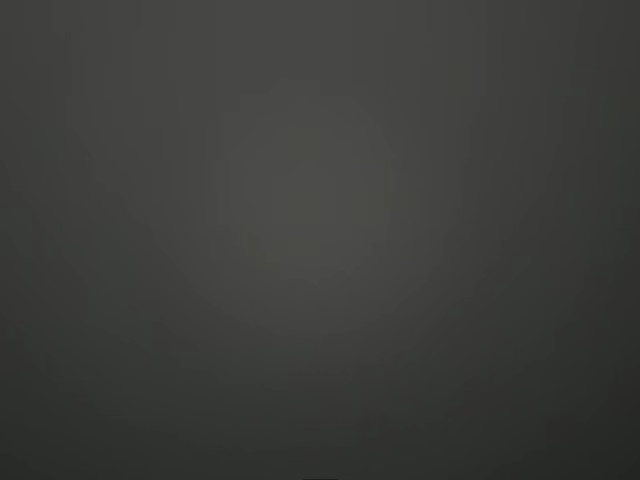
#> input picture recordings/frames_20260228_165713/frame_000000.jpg, 640 x 480 px
$ python extract_cloud_features.py
#> lines starting #> are read from the running program, lines starting #| are printed output that depends on the picture
### src/segmentation.py
import cv2
import numpy as np

def segment_clouds_bgr(frame_bgr: np.ndarray):
    """
    Cloud segmentation using HSV heuristics.

    Returns:
      cloud_mask: uint8 image (0 or 255), 255 = cloud
      info: dict with cloud_coverage and thresholds
    """
    hsv = cv2.cvtColor(frame_bgr, cv2.COLOR_BGR2HSV)
    h, s, v = cv2.split(hsv)

    # Tunable thresholds
    V_MIN = 150   # brightness min for clouds
    S_MAX = 90    # saturation max for clouds (clouds are low saturation)
    SUN_V = 245   # treat near-white glare as "invalid"

    sun_glare = (v >= SUN_V)
    cloud = (v >= V_MIN) & (s <= S_MAX) & (~sun_glare)

    cloud_mask = (cloud.astype(np.uint8) * 255)

    # Clean up speckle + fill holes
    kernel = cv2.getStructuringElement(cv2.MORPH_ELLIPSE, (7, 7))
    cloud_mask = cv2.morphologyEx(cloud_mask, cv2.MORPH_OPEN, kernel, iterations=1)
    cloud_mask = cv2.morphologyEx(cloud_mask, cv2.MORPH_CLOSE, kernel, iterations=2)

    # Coverage excluding glare pixels
    valid = np.count_nonzero(~sun_glare)
    cloud_px = np.count_nonzero((cloud_mask == 255) & (~sun_glare))
    coverage = (cloud_px / valid) if valid > 0 else 0.0

    info = {
        "cloud_coverage": float(coverage),
        "V_MIN": V_MIN,
        "S_MAX": S_MAX,
        "SUN_V": SUN_V,
    }
    return cloud_mask, info


# [14 lines left out: function overlay_mask, not called in this run]

### src/extract_cloud_features.py
import argparse
import glob
import os
import csv
from pathlib import Path

import cv2
import numpy as np

from segmentation import segment_clouds_bgr


def count_frames(frames_dir: Path) -> int:
    pats = ["frame_*.jpg", "frame_*.jpeg", "frame_*.png"]
    return sum(len(glob.glob(str(frames_dir / p))) for p in pats)


def find_best_frames_dir(record_dir: Path) -> Path:
    folders = [Path(p) for p in glob.glob(str(record_dir / "frames_*"))]
    if not folders:
        raise RuntimeError(f"No frames_* folders found in {record_dir}. Run collect_video.py first.")

    scored = [(count_frames(d), d) for d in folders]
    scored.sort(key=lambda x: (x[0], x[1].name), reverse=True)

    # Print top candidates so you can SEE what's happening
    print("Top frames folders by frame count:")
    for n, d in scored[:8]:
        print(f"  {n:4d}  {d}")

    best_n, best_d = scored[0]
    if best_n == 0:
        raise RuntimeError("Found frames_* folders but none contain frame_*.jpg/jpeg/png. Check collect_video.py saving.")
    return best_d


def list_frame_files(frames_dir: Path):
    frames = []
    for ext in ("jpg", "jpeg", "png"):
        frames.extend(glob.glob(str(frames_dir / f"frame_*.{ext}")))
    frames.sort()
    return frames


def main(frames_dir: Path, fps: float, out_csv: Path, max_frames: int | None):
#> called with fps = 10
    frames = list_frame_files(frames_dir)
    print("Using frames from:", frames_dir)
    print("Frames found:", len(frames))
    if not frames:
        raise RuntimeError(f"No frame files found in {frames_dir}")

    if max_frames is not None:
        frames = frames[:max_frames]

    out_csv.parent.mkdir(parents=True, exist_ok=True)
    print("Writing:", out_csv)

    with open(out_csv, "w", newline="") as f:
        w = csv.writer(f)
        w.writerow(["frame_id", "t_sec", "cloud_coverage", "mean_gray", "std_gray"])

        for idx, p in enumerate(frames):
            frame = cv2.imread(p)
#> frame is the input picture: shape (480, 640, 3); mean B, G, R 58.4, 60.8, 60.1
            if frame is None:
                continue

            gray = cv2.cvtColor(frame, cv2.COLOR_BGR2GRAY)
            mean_gray = float(np.mean(gray))
#> mean_gray = 60.43
            std_gray = float(np.std(gray))
#> std_gray = 9.21

            cloud_mask, info = segment_clouds_bgr(frame)
#> in segment_clouds_bgr, `hsv = cv2.cvtColor(frame_bgr, cv2.COLOR_BGR2HSV)`: hsv: shape (480, 640, 3); mean H, S, V 36.2, 10.4, 60.8
#> in segment_clouds_bgr, `h, s, v = cv2.split(hsv)`:
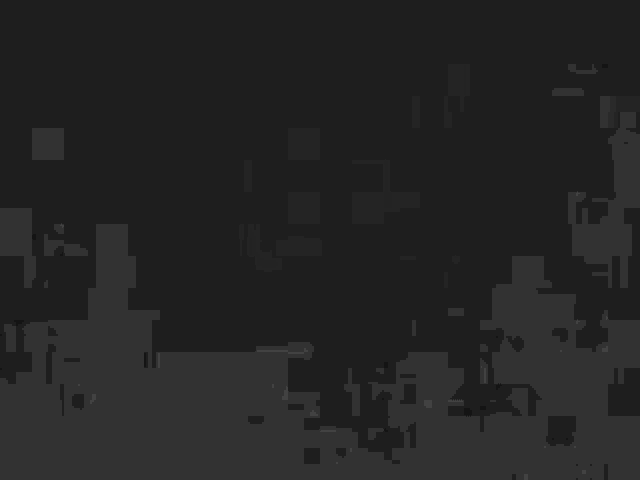
#> h: shape (480, 640); min 20, max 66, mean 36.2
#> in segment_clouds_bgr, `h, s, v = cv2.split(hsv)`:
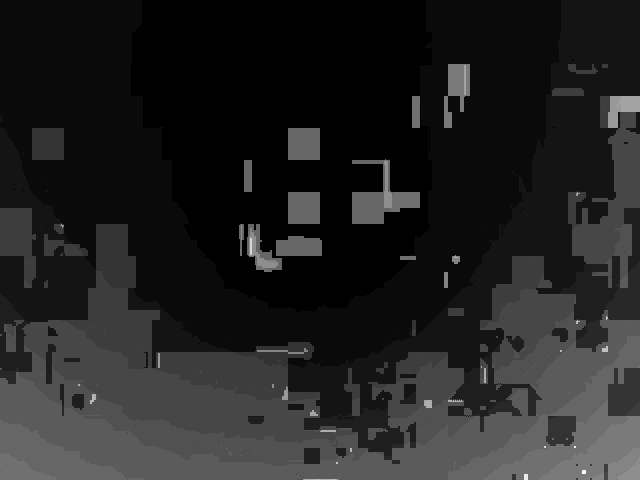
#> s: shape (480, 640); min 7, max 32, mean 10.4; drawn with min black and max white
#> in segment_clouds_bgr, `sun_glare = (v >= SUN_V)`: sun_glare: shape (480, 640) bool; every value is 0
#> in segment_clouds_bgr, `valid = np.count_nonzero(~sun_glare)`: valid = 307200
#> in segment_clouds_bgr, `cloud_px = np.count_nonzero((cloud_mask == 255) & (~sun_glare))`: cloud_px = 0
#> in segment_clouds_bgr, `info = { "cloud_coverage": float(coverage), "V_MIN": V_MIN, "S_MAX": S..`: info = {'cloud_coverage': 0, 'V_MIN': 150, 'S_MAX': 90, 'SUN_V': 245}

            if isinstance(info, dict) and "cloud_coverage" in info:
                cloud_cov = float(info["cloud_coverage"])
#> cloud_cov = 0
            else:
                cloud_cov = float(np.mean(cloud_mask > 0))

            t_sec = idx / fps if fps > 0 else 0.0
            w.writerow([idx, t_sec, cloud_cov, mean_gray, std_gray])

            if (idx + 1) % 50 == 0:
                print("processed", idx + 1)

    print("Done.")


if __name__ == "__main__":
    HERE = Path(__file__).resolve()
    PROJECT_ROOT = HERE.parent.parent
    RECORD_DIR = PROJECT_ROOT / "recordings"

    parser = argparse.ArgumentParser()
    parser.add_argument("--frames", type=str, default="", help="Path to frames_* folder (default: picks folder with most frames)")
    parser.add_argument("--fps", type=float, default=10.0, help="FPS used during collect_video (default 10)")
    parser.add_argument("--out", type=str, default="", help="Output CSV path (default: recordings/cloud_<frames_ts>.csv)")
    parser.add_argument("--max_frames", type=int, default=0, help="Limit frames for quick test (0 = no limit)")
    args = parser.parse_args()

    frames_dir = Path(args.frames) if args.frames else find_best_frames_dir(RECORD_DIR)
    frames_ts = frames_dir.name.replace("frames_", "")
    out_csv = Path(args.out) if args.out else (RECORD_DIR / f"cloud_{frames_ts}.csv")
    max_frames = None if args.max_frames == 0 else int(args.max_frames)

    main(frames_dir=frames_dir, fps=float(args.fps), out_csv=out_csv, max_frames=max_frames)
